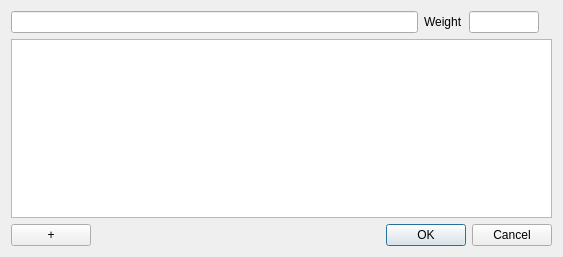
<?xml version="1.0" encoding="UTF-8"?>
<ui version="4.0">
 <class>customBlendDialog</class>
 <widget class="QDialog" name="customBlendDialog">
  <property name="geometry">
   <rect>
    <x>0</x>
    <y>0</y>
    <width>563</width>
    <height>257</height>
   </rect>
  </property>
  <property name="windowTitle">
   <string>Dialog</string>
  </property>
  <layout class="QVBoxLayout" name="verticalLayout">
   <item>
    <layout class="QHBoxLayout" name="horizontalLayout">
     <item>
      <widget class="QLineEdit" name="lineEdit_name">
       <property name="font">
        <font>
         <weight>75</weight>
         <bold>true</bold>
        </font>
       </property>
       <property name="accessibleDescription">
        <string notr="true"/>
       </property>
       <property name="inputMask">
        <string notr="true"/>
       </property>
       <property name="text">
        <string notr="true"/>
       </property>
       <property name="placeholderText">
        <string notr="true"/>
       </property>
      </widget>
     </item>
     <item>
      <widget class="QLabel" name="label_weight">
       <property name="toolTip">
        <string notr="true"/>
       </property>
       <property name="accessibleDescription">
        <string notr="true"/>
       </property>
       <property name="text">
        <string notr="true">Weight</string>
       </property>
      </widget>
     </item>
     <item>
      <widget class="QLineEdit" name="lineEdit_weight">
       <property name="minimumSize">
        <size>
         <width>70</width>
         <height>0</height>
        </size>
       </property>
       <property name="maximumSize">
        <size>
         <width>70</width>
         <height>16777215</height>
        </size>
       </property>
       <property name="toolTip">
        <string notr="true"/>
       </property>
       <property name="accessibleDescription">
        <string notr="true"/>
       </property>
       <property name="inputMask">
        <string notr="true"/>
       </property>
       <property name="text">
        <string notr="true"/>
       </property>
       <property name="alignment">
        <set>Qt::AlignRight|Qt::AlignTrailing|Qt::AlignVCenter</set>
       </property>
       <property name="placeholderText">
        <string notr="true"/>
       </property>
      </widget>
     </item>
     <item>
      <widget class="QLabel" name="label_unit">
       <property name="toolTip">
        <string notr="true"/>
       </property>
       <property name="accessibleDescription">
        <string notr="true"/>
       </property>
       <property name="text">
        <string notr="true"/>
       </property>
      </widget>
     </item>
    </layout>
   </item>
   <item>
    <widget class="QTableWidget" name="tableWidget">
     <property name="toolTip">
      <string notr="true"/>
     </property>
     <property name="accessibleDescription">
      <string notr="true"/>
     </property>
    </widget>
   </item>
   <item>
    <layout class="QHBoxLayout" name="horizontalLayout_3">
     <item>
      <widget class="QPushButton" name="pushButton_add">
       <property name="toolTip">
        <string notr="true"/>
       </property>
       <property name="accessibleDescription">
        <string notr="true"/>
       </property>
       <property name="text">
        <string notr="true">+</string>
       </property>
      </widget>
     </item>
     <item>
      <widget class="QDialogButtonBox" name="buttonBox">
       <property name="toolTip">
        <string notr="true"/>
       </property>
       <property name="accessibleDescription">
        <string notr="true"/>
       </property>
       <property name="orientation">
        <enum>Qt::Horizontal</enum>
       </property>
       <property name="standardButtons">
        <set>QDialogButtonBox::Cancel|QDialogButtonBox::Ok</set>
       </property>
      </widget>
     </item>
    </layout>
   </item>
  </layout>
 </widget>
 <resources/>
 <connections>
  <connection>
   <sender>buttonBox</sender>
   <signal>accepted()</signal>
   <receiver>customBlendDialog</receiver>
   <slot>accept()</slot>
   <hints>
    <hint type="sourcelabel">
     <x>248</x>
     <y>254</y>
    </hint>
    <hint type="destinationlabel">
     <x>157</x>
     <y>274</y>
    </hint>
   </hints>
  </connection>
  <connection>
   <sender>buttonBox</sender>
   <signal>rejected()</signal>
   <receiver>customBlendDialog</receiver>
   <slot>reject()</slot>
   <hints>
    <hint type="sourcelabel">
     <x>316</x>
     <y>260</y>
    </hint>
    <hint type="destinationlabel">
     <x>286</x>
     <y>274</y>
    </hint>
   </hints>
  </connection>
 </connections>
</ui>
